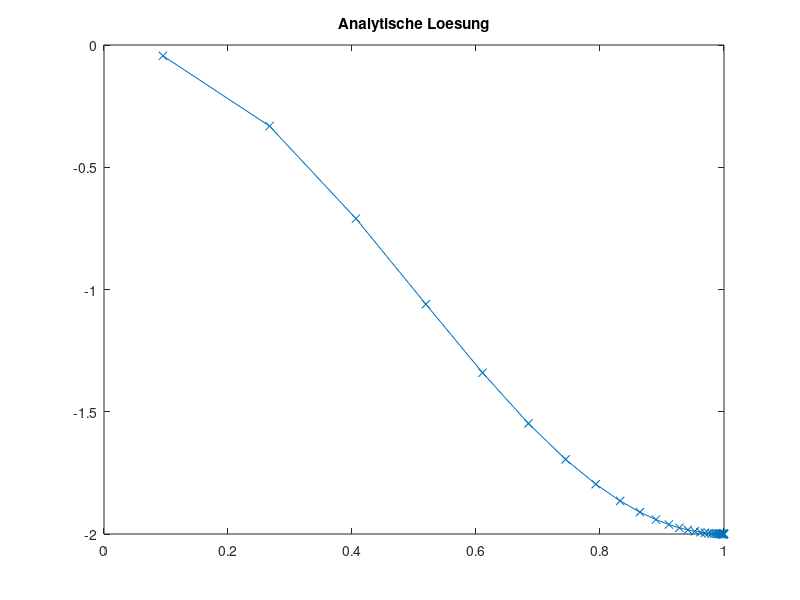
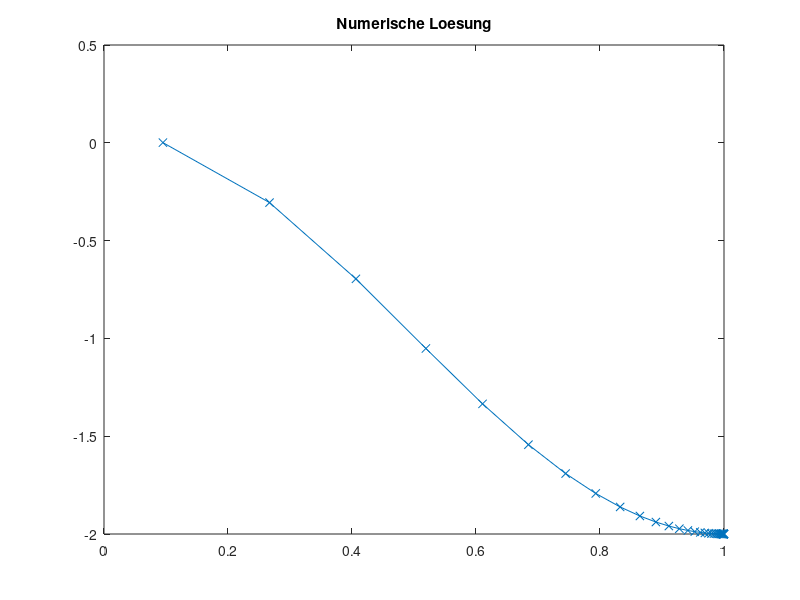
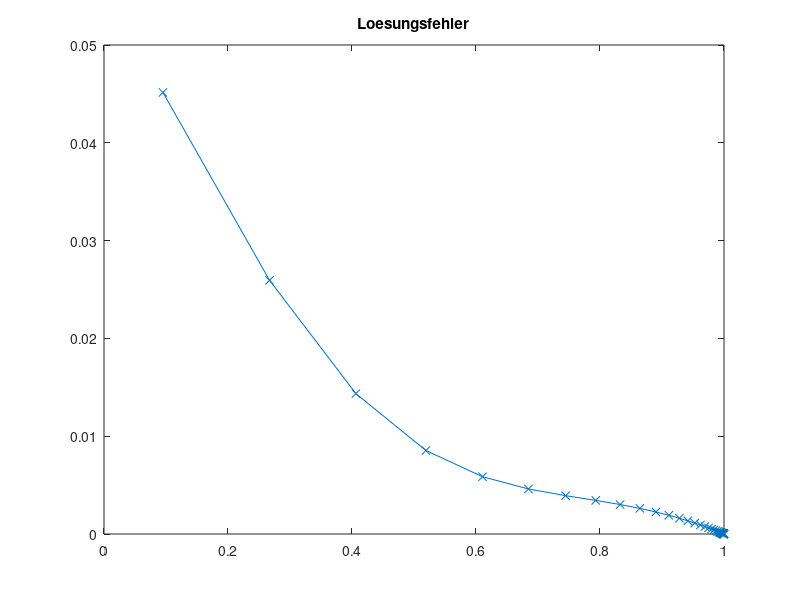
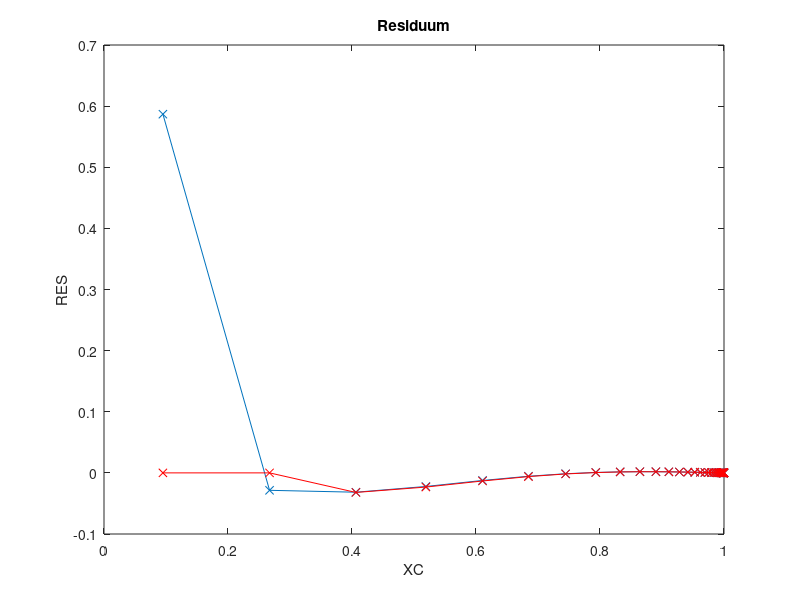

Here is the MATLAB script that generated these plots, in order:
clc
clear all
close all

%SOL=@(x) sin(pi*x)+1;
%MSOL=@(x)-pi^2*sin(pi*x);

SOL=@(x) cos(pi*x)-1;
MSOL=@(x)-pi^2*cos(pi*x);

DIF=1.0;
ALPHA=0.9;
XMIN=0.0;
XMAX=1.0;
N=80;% KV's

% Immer feiner werdendes Gitter nach Lehrbuch
X = zeros(1,N+1);
for I=1:N+1
  X(I) = XMIN + (ALPHA^(I-1)-1)/(ALPHA^N-1)*(XMAX-XMIN);
end

% N halbieren
for j=1:1 % jeder Durchlauf entfernt Hälfte der Punkte
  fprintf('abc');

idx =1;
X2=0;
for i=1:N+1
  if mod(i, 2)==1
    X2(idx)=X(i);
    idx=idx+1;
  end
end
X=X2;
N=length(X)-1;
end

XC = (X(1:N)+X(2:N+1))/2;
XCR = [XMIN, XC, XMAX];

%%% ANALYTISCHE LÖSUNG
TA = zeros(1, N);
for I=1:N
  TA(I)=SOL(XC(I));
end

figure(1)
plot(XC, TA, 'x-');
title('Analytische Loesung')

%%% FVM Lösung

% Randbedingungen
RBE = SOL(XMAX);
RBW = SOL(XMIN);

% Koeffizienten speichern
AP = zeros(1, N);
AE = zeros(1, N);
AW = zeros(1, N);

for I=1:N
  DXE = XCR(I+2)-XCR(I+1);
  DXW = XCR(I+1)-XCR(I);

  AE(I) = DIF/(DXE);
  AW(I) = DIF/(DXW);

  AP(I) = -AE(I)-AW(I);
end

% Gesamtgleichungssystem aufstellen
A = zeros(N);
b = zeros(N,1);

for I=1:N
  b(I) = MSOL(XC(I))*(X(I+1)-X(I));

  % Hauptdiagonale
  A(I,I) = AP(I);

  % Westliche Nebendiagonale
  if mod(I,N)==1
    b(I) = b(I)-AW(I)*RBW;
  else
    A(I, I-1) = AW(I);
  end

  % Östliche Nebendiagonale
  if mod(I,N)==0
    b(I) = b(I)-AE(I)*RBE;
  else
    A(I, I+1) = AE(I);
  end
end

T=A\b;

figure(2)
plot(XC, T, 'x-');
title('Numerische Loesung')

%%% Lösungsfehler berechnen
SERR=0.0;
ERR=zeros(1, N);
for I=1:N
    ERR(I)=T(I)-TA(I);
    SERR=SERR+ERR(I)^2;
end
SERR=sqrt(SERR/(N));

figure(3)
plot(XC, ERR, 'x-');
title('Loesungsfehler')

fprintf('Summierter Fehler %16.10e N=%g\n', SERR, length(X));


%%%% ORDNUNG  BESTIMMEN
%ERR5=2.4501722712e-02;
%ERR10=6.4258655119e-03;
%ERR20=2.0705369759e-03;
%ERR40=1.0396550077e-03;
%ERR80=7.0445840647e-04;

% ALPHA=0.99, cos(x)-2
%ERR5=3.3375433977e-02;
%ERR10=8.2565958126e-03;
%ERR20=2.0862964006e-03;
%ERR40=5.4989893414e-04;
%ERR80=1.6421419188e-04;

% für verdünntes Gitter
ERR5=1.8313148130e-01;
ERR10=1.1754515384e-01;
ERR20=3.5245466348e-02;
ERR40=8.8115116752e-03;
ERR80=2.1893954570e-03;


op=log((ERR5)/(ERR10))/log(2);
fprintf('Ordnung des Verfahrens %16.10e \n',op  );
op=log((ERR10)/(ERR20))/log(2);
fprintf('Ordnung des Verfahrens %16.10e \n',op  );
op=log((ERR20)/(ERR40))/log(2);
fprintf('Ordnung des Verfahrens %16.10e \n',op  );
op=log((ERR40)/(ERR80))/log(2);
fprintf('Ordnung des Verfahrens %16.10e \n',op  );


%%%% RESIDUUM BERECHNEN
t=zeros(N, 1);
for I=1:N
    t(I)=SOL(XC(I));
end

RES=A*t-b;

figure(4)
plot(XC,RES,'x-');

xlabel('XC')
ylabel('RES')
title('Residuum')

%%%% Truncation Error berechnen

% b ohne Randwerte
TERR=zeros(1, N);
for I=1:N
  b(I) = MSOL(XC(I));
end

for I=3:N-2
  % benötigte Werte zwischenspeichern
  XEE=XCR(I+3);
  XE=XCR(I+2);
  XP=XCR(I+1);
  XW=XCR(I);
  XWW=XCR(I-1);
  Xe=X(I+1);
  Xee=X(I+2);
  Xw=X(I);
  Xww=X(I-1);

  DX = Xe-Xw;

  fE=b(I+1);
  fP=b(I);
  fW=b(I-1);

  TEE=T(I+2);
  TE=T(I+1);
  TP=T(I);
  TW=T(I-1);
  TWW=T(I-2);

  % Source term
  TERRS = (fE-fW)/(2*(XE-XW))*((Xe-XP)^2-(Xw-XP)^2)...
      + 1/(6*DX)*((fE-fP)/(XE-XP)-(fP-fW)/(XP-XW))*((Xe-XP)^3-(Xw-XP)^3);
  % äquidistant zum vergleich
  %TERRS2 = (DX/24 * (b(I+1) - 2*b(I) + b(I-1)));

  % Diffusion Term east
  TERRE = 1/(2*(XE-XP))*((TEE-TP)/(XEE-XP)-(TE-TW)/(XE-XW))...
      * (((XP-Xe)^2-(XE-Xe)^2)/(XE-XP))...
      + (1/(Xee-Xe)*((TEE-TE)/(XEE-XE)-(TE-TP)/(XE-XP)) - 1/(Xe-Xw)*((TE-TP)/(XE-XP)-(TP-TW)/(XP-XW)))...
      * 1/(6*(XE-XP))*(((XP-Xe)^3-(XE-Xe)^3)/(XE-XP));
  % äquidistant zum vergleich
  %TERRE2 = ((T(I+2)-3*T(I+1)+3*T(I)-T(I-1))/(24*DX));

  TERRW = 1/(2*(XP-XW))*((TE-TW)/(XE-XW)-(TP-TWW)/(XP-XWW))...
      * (((XW-Xw)^2-(XP-Xw)^2)/(XP-XW))...
      + (1/(Xe-Xw)*((TE-TP)/(XE-XP)-(TP-TW)/(XP-XW)) - 1/(Xw-Xww)*((TP-TW)/(XP-XW)-(TW-TWW)/(XW-XWW)))...
      * 1/(6*(XP-XW))*(((XW-Xw)^3-(XP-Xw)^3)/(XP-XW));
  % äquidistant zum vergleich
  %TERRW2 = ((T(I+1)-3*T(I)+3*T(I-1)-T(I-2))/(24*DX));

  % einzelne Fehler addieren
  TERRC = (TERRS-TERRE+TERRW);
  %TERRC2 = (TERRS2+TERRE2-TERRW2);
  TERR(I) = TERRC;
end


hold on;
plot(XC, TERR, 'rx-');

figure(5)
plot(XC, RES-TERR', 'x-');
title('RES - TE')
